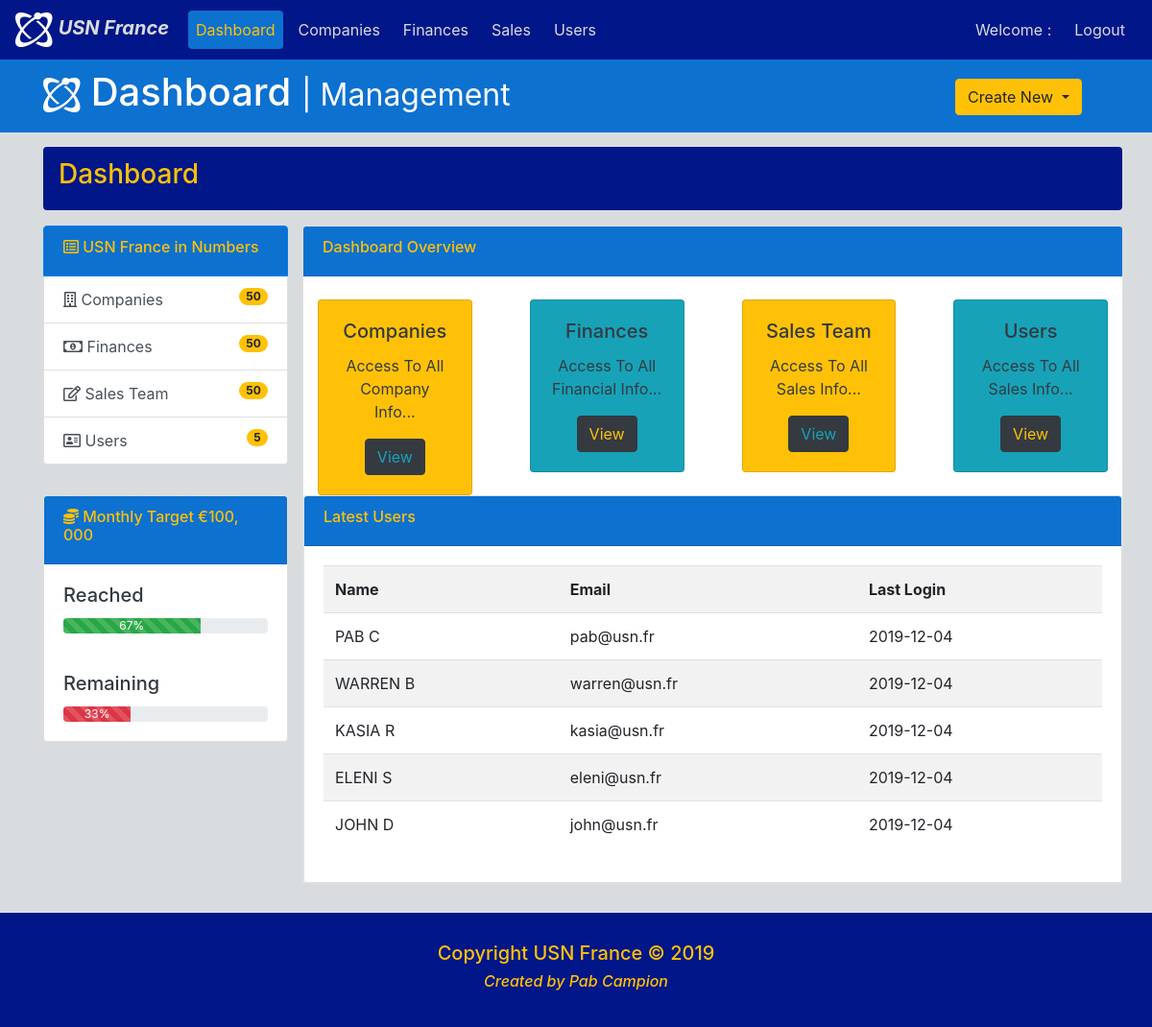
Page /dashboard.php on the committed database.
### tables this page shows
CREATE TABLE IF NOT EXISTS `companies` (
  `C_ID` INT NOT NULL AUTO_INCREMENT,
  `C_REF_NUMBER` VARCHAR(45) NOT NULL,
  `C_NAME` VARCHAR(75) NOT NULL,
  `C_BILLING_ADDRESS` VARCHAR(999) NOT NULL,
  `C_CITY` VARCHAR(45) NOT NULL,
  `C_OWNER` VARCHAR(45) NULL,
  `C_TEL` VARCHAR(20) NULL,
  `C_WEBSITE` VARCHAR(75) NULL,
  `C_EMAIL` VARCHAR(75) NULL,
  `C_CONTACT_NAME` VARCHAR(45) NOT NULL,
  `C_CONTACT_TEL` VARCHAR(20) NOT NULL,
  `C_CONTACT_EMAIL` VARCHAR(75) NOT NULL,
  `F_TOTAL_SALES` FLOAT NULL,
  `F_DISC_TERMS` VARCHAR(45) NULL,
  `F_PAYMENT_LAST` DATE NULL,
  `F_PAYMENT_NEXT` DATE NULL,
  `F_INVOICES` VARCHAR(999) NULL,
  `S_SALES_EXP` FLOAT NULL,
  `S_CALL_LAST` DATE NULL,
  `S_VISIT_LAST` DATE NULL,
  `S_NOTES` VARCHAR(999) NULL,
  `S_REP_ID` INT(5) NULL,
  `M_DATE_MOD` DATE NOT NULL,
  PRIMARY KEY (`C_ID`)
  );

CREATE TABLE IF NOT EXISTS `users` (
  `U_ID` INT NOT NULL AUTO_INCREMENT,
  `U_USERNAME` VARCHAR(45) NOT NULL,
  `U_EMAIL` VARCHAR(75) NOT NULL,
  `U_PASSWORD` VARCHAR(45) NOT NULL,
  `U_TEL` VARCHAR(20) NULL,
  `U_ROLE` VARCHAR(10) NOT NULL,
  `U_SALARY` FLOAT NULL,
  `U_LOGIN` DATE NOT NULL,
  PRIMARY KEY (`U_ID`)
);

### config/functions.php (called while the page is built, shortened)
<?php
include('session.php');
$queryUsers = "SELECT * FROM users ORDER BY U_ID ASC LIMIT 10";
$resultUsers = mysqli_query($conn, $queryUsers);
$users = mysqli_fetch_all($resultUsers, MYSQLI_ASSOC);
$queryCompanyCount = "SELECT * FROM companies ORDER BY C_ID DESC LIMIT 1";
$resultCompanyCount = mysqli_query($conn, $queryCompanyCount);
$companyCount = mysqli_fetch_row($resultCompanyCount);
$queryUserCount = "SELECT * FROM users ORDER BY U_ID DESC LIMIT 1";
$resultUserCount = mysqli_query($conn, $queryUserCount);
$userCount = mysqli_fetch_row($resultUserCount);

### dashboard.php (the view, shortened to what this page needs)
<?php
    if(!isset($_SESSION['login_user'])){
      include('config/functions.php');
    }
?>
<!doctype html>
<html lang="en">
  <head>
    <?php
    include('config/cssHeader.php');
    ?>
  <body>
  <nav class="navbar navbar-expand-md">
    <a class="navbar-brand" href="#"><img src="img/usn-logo-small.png" class="usn-logo-small" alt="usn-logo-small"> <b><em>USN France</em></b>  </a>
    <div class="collapse navbar-collapse" id="navbarsExampleDefault">
      <ul class="navbar-nav mr-auto">
        <li class="nav-item active">
          <a class="nav-link" href="index.php">Dashboard</a>
        <li class="nav-item">
          <a class="nav-link" href="companies.php">Companies</a>
        </li>
        </li>
        <li class="nav-item">
          <a class="nav-link" href="finances.php">Finances</a>
        </li>
        <li class="nav-item">
          <a class="nav-link" href="sales.php">Sales</a>
        </li>
        <li class="nav-item">
          <a class="nav-link" href="users.php">Users</a>
        </li>
      </ul>
      <ul class="navbar-nav ml-auto">
        <li class="nav-item">
          <a class="nav-link" href="">Welcome : <i><?php echo $login_session; ?></i></a>
        </li>
        <li class="nav-item">
          <a class="nav-link" href="config/logout.php">Logout</a>
        </li>
      </ul>
    </div>
  </nav>
  <header id="header">
    <div class="container">
      <div class="row">
        <div class="col-md-10">
          <h1> <img src="img/usn-logo-small.png" class="usn-logo-small" alt="usn-logo-small">
          Dashboard <small>| Management</small></h1>
        </div>
        <div class="col-md-2">
            <div class="dropdown create">
              <button class="btn btn-warning dropdown-toggle" type="button" id="dropdownMenuButton" data-toggle="dropdown" aria-haspopup="true" aria-expanded="false">
                Create New
              </button>
            </div>
          </div>
        </div>
      </div>
  </header>
  <section id="breadcrumb">
    <div class="container">
      <ol class="breadcrumb dash">
        <li class="active"><h3>Dashboard</h3></li>
      </ol>
    </div>
  </section>
  <section id="main">
    <div class="container">
      <div class="row">
        <div class="col-md-3">
          <div class="list-group">
            <a href="index.php" class="list-group-item list-group-item-action active">
            <h6><i class="far fa-list-alt"></i> USN France in Numbers</h6>
            </a>
            <a href="companies.php" class="list-group-item list-group-item-action"><i class="far fa-building"></i> Companies <span class="badge badge-pill badge-warning float-right"> <?php echo $companyCount[0]; ?> </span></a>
            <a href="finances.php" class="list-group-item list-group-item-action"><i class="far fa-money-bill-alt"></i> Finances <span class="badge badge-pill badge-warning float-right"> <?php echo $companyCount[0]; ?> </span></a>
            <a href="sales.php" class="list-group-item list-group-item-action"><i class="far fa-edit"></i> Sales Team <span class="badge badge-pill badge-warning float-right"> <?php echo $companyCount[0]; ?> </span></a>
            <a href="users.php" class="list-group-item list-group-item-action"><i class="far fa-address-card"></i> Users <span class="badge badge-pill badge-warning float-right"> <?php echo $userCount[0]; ?> </span></a>
          </div>
          <br>
          <div class="card text-dark bg-default mb-3 mt-2" style="max-width: 18rem;">
            <div class="card-header"><h6><i class="fas fa-coins"></i> Monthly Target €100, 000</h6></div>
              <div class="card-body">
                <h5 class="card-title">Reached</h5>
                  <div class="progress">
                    <div class="progress-bar progress-bar-striped bg-success" role="progressbar" aria-valuenow="67" aria-valuemin="0" aria-valuemax="100" style="width: 67%;n"> 67% </div>
                  </div>
                  </div>
                  <div class="card-body">
                    <h5 class="card-title">Remaining</h5>
                      <div class="progress">
                        <div class="progress-bar progress-bar-striped bg-danger" role="progressbar" aria-valuenow="33" aria-valuemin="0" aria-valuemax="100" style="width: 33%;n"> 33%
                        </div>
                      </div>
                    </div>
                  </div>
                </div>
          <div class="col-md-9">
            <div class="row">
              <div class="card">
                <div class="card-header">
                 <h6> Dashboard Overview</h6>
                </div>
                <br>
                <div class="card-deck">
                  <div class="col-sm-3 text-center">
                    <div class="card text-dark bg-warning">
                      <div class="card-body">
                        <h5 class="card-title">Companies</h5>
                        <p class="card-text">Access To All Company Info...</p>
                        <a href="companies.php" class="btn text-info btn-dark">View</a>
                      </div>
                    </div>
                  </div>
                <div class="col-sm-3 text-center">
                  <div class="card text-dark bg-info">
                    <div class="card-body">
                      <h5 class="card-title">Finances</h5>
                      <p class="card-text">Access To All Financial Info...</i></p>
                        <a href="finances.php" class="btn text-warning btn-dark">View</a>
                      </div>
                    </div>
                  </div>
                <div class="col-sm-3 text-center">
                  <div class="card text-dark bg-warning">
                    <div class="card-body">
                      <h5 class="card-title">Sales Team</h5>
                      <p class="card-text">Access To All Sales Info...</p>
                      <a href="sales.php" class="btn text-info btn-dark">View</a>
                    </div>
                  </div>
                </div>
                  <div class="col-sm-3 text-center">
                    <div class="card text-dark bg-info">
                      <div class="card-body">
                        <h5 class="card-title">Users</h5>
                        <p class="card-text">Access To All Sales Info...</i></p>
                        <a href="users.php" class="btn text-warning btn-dark">View</a>
                      </div>
                    </div>
                    <br>
                  </div>
                </div>
          <div class="card">
            <div class="card-header">
             <h6> Latest Users</h6>
            </div>
              <div class="card-body">
                <table class="table table-striped table-hover">
                  <tr>
                    <th>Name</th>
                    <th>Email</th>
                    <th>Last Login</th>
                  </tr>
                  <?php foreach($users as $user) { ?>
                  <tr>
                    <td><?php echo $user['U_USERNAME'] ?></td>
                    <td><?php echo $user['U_EMAIL'] ?></td>
                    <td> <?php echo $user['U_LOGIN'] ?></td>
                  </tr>
                  <?php } ?>
                </table>
              </div>
            </div>
          </div>
        </div>
      </div>
    </div>
  </section>
    <?php
    include('config/footer.php');
    ?>
  </body>
</html>

### css/style.css (style rules this page uses)
body { background: #d8dcdf; }
nav { min-height: 33px !important; margin-bottom: 0; border-radius: 0; }
.navbar { background-color: #001689; }
.navbar .navbar-brand { color: #d8dcdf; }
.navbar .navbar-nav .nav-link { color: #d8dcdf; border-radius: .25rem; margin: 0 0.25em; }
.navbar .navbar-nav .nav-item.active .nav-link, .navbar .navbar-nav .nav-item.active .nav-link:hover, .navbar .navbar-nav .nav-item.active .nav-link:focus, .navbar .navbar-nav .nav-item.show .nav-link, .navbar .navbar-nav .nav-item.show .nav-link:hover, .navbar .navbar-nav .nav-item.show .nav-link:focus { color: #ffc107; background-color: #0d71d0; }
.navbar .navbar-collapse, .navbar .navbar-form { border-color: #d8dcdf; }
#header { background-color: #0d71d0; color: #ffffff; padding-top: 10px; padding-bottom: 10px; margin-bottom: 15px; }
#header .create { padding-top: 10px; }
#breadcrumb .dash { background: #001689; color: #ffc107 !important; width: 101.3% !important; }
.breadcrumb { background: #001689; color: #ffc107 !important; }
.list-group .active { background: #0d71d0; color: #ffc107; }
.card .card-header { background: #0d71d0; color: #ffc107; }

### rows in the picture
companies: C_ID "50"
users: U_ID "5", U_USERNAME "JOHN D", U_EMAIL "john@usn.fr", U_LOGIN "2019-12-04"
users: U_USERNAME "PAB C", U_EMAIL "pab@usn.fr", U_LOGIN "2019-12-04"
users: U_USERNAME "WARREN B", U_EMAIL "warren@usn.fr", U_LOGIN "2019-12-04"
users: U_USERNAME "KASIA R", U_EMAIL "kasia@usn.fr", U_LOGIN "2019-12-04"
users: U_USERNAME "ELENI S", U_EMAIL "eleni@usn.fr", U_LOGIN "2019-12-04"
